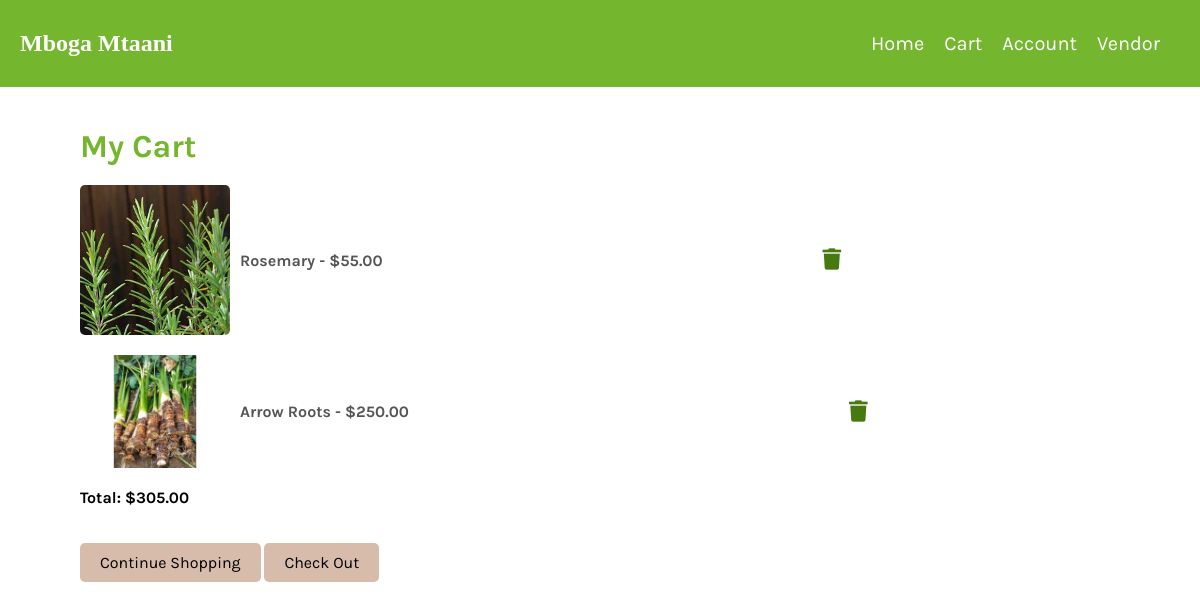
The page /Cart_Details/cart_contents/ on the database as committed earlier.
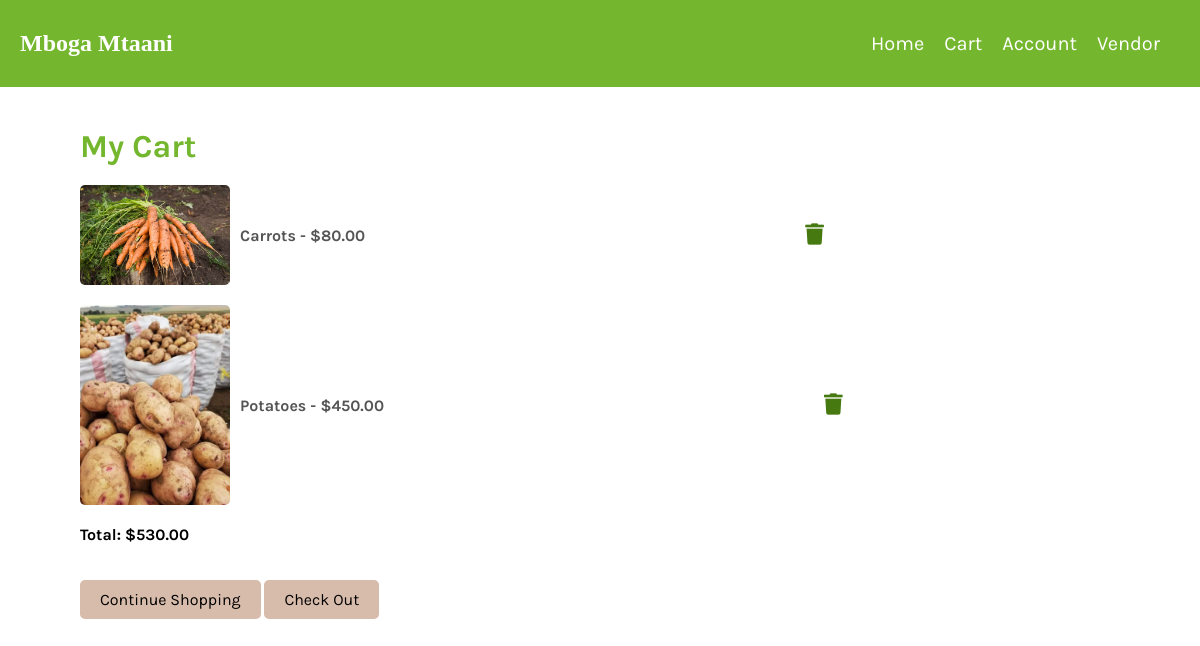
The same page on the database as committed later.
### inventory/models.py (models this page shows, shortened)
class Product(models.Model):
    vendor = models.ForeignKey(Vendor, on_delete=models.CASCADE)
    name = models.CharField(max_length=32)
    description = models.TextField()
    image = models.ImageField(upload_to= 'images/')
    price = models.DecimalField(max_digits = 6, decimal_places = 2)
    stock = models.PositiveIntegerField()
    date_created = models.DateTimeField(auto_now_add=True)
    date_updated = models.DateTimeField(auto_now=True)

### Cart_Details/views.py (the view)
# urls.py: path("cart_contents/", cart_contents, name="cart_contents_view"),
def cart_contents(request):
    user_cart, created = Cart.objects.get_or_create()
    cart_products = user_cart.products.all()
    total_price = sum(product.price for product in cart_products)
    context = {
        'cart_products': cart_products,
        'total_price': total_price,
    }
    return render(request, 'Cart_Details/cart_contents.html', context)

### templates/Cart_Details/cart_contents.html (shortened to what this page needs)
<!DOCTYPE html>
<html lang="en">
<head>
    <link rel="stylesheet" href="https://cdnjs.cloudflare.com/ajax/libs/font-awesome/5.15.3/css/all.min.css">
    {%load static%}
    <link rel="stylesheet" type="text/css" href="{% static 'css/cart_contents.css' %}">
</head>
<body>
    {% include 'navbar.html'%}
    <div class="cart-contents-container">
        <h1 class="cart-title">My Cart</h1>
        {% if cart_products %}
            <ul class="product-list">
                {% for product in cart_products %}
                    <li class="product-item">
                        <img class="product-image" src="{{ product.image.url }}" alt="Product Image">
                        <span class="product-info">{{ product.name }} - ${{ product.price }}</span>
                        <div class="delete">
                            <a href="{% url 'remove_from_cart_view' product.id %}">
                                <i class="fas fa-trash fa-lg" style="color: #46790f;"></i>
                            </a>
                        </div>
                    </li>
                {% endfor %}
            </ul>
            <p class="cart-total">Total: ${{ total_price }}</p>
        {% else %}
            <p class="empty-cart-message">Your cart is empty.</p>
        {% endif %}
        <a href="{% url 'products_list_view' %}" class="continue-shopping-button">Continue Shopping</a>
        <a href="{% url 'orders_list_view' 1 %}" class="checkout-button">Check Out</a>
    </div>
</body>
</html>

### templates/navbar.html (shortened to what this page needs)
<!DOCTYPE html>
<html lang="en">
<head>
    {% load static %}
    <link rel="stylesheet" href="{% static 'css/navbar.css' %}">
</head>
<body>
    <nav class="navbar">
        <div class="nav-logo">Mboga Mtaani</div>
        <ul class="nav-menu">
            <li><a href="{% url 'products_list_view' %}">Home</a></li>
            <li><a href="{% url 'cart_contents_view' %}">Cart</a></li>
            <li><a href="{% url 'customer_details_view' 2 %}">Account</a></li>
            <li><a href="{% url 'vendor_register_view' %}">Vendor</a></li>
        </ul>
    </nav>
</body>
</html>

### static/css/cart_contents.css (style rules this page uses)
* { font-family: 'Karla', sans-serif; }
.cart-contents-container { margin-left: 5%; padding: 20px; }
.cart-title { color: #74B72E; margin-bottom: 20px; }
.product-list { list-style: none; padding: 0; }
.product-item { display: flex; align-items: center; margin-bottom: 20px; }
.product-image { max-width: 150px; height: auto; margin-right: 10px; border-radius: 5px; object-fit: cover; }
.product-info { color: #555; font-weight: bold; }
.cart-total { font-weight: bold; color: black; margin-top: 20px; }
.continue-shopping-button, .checkout-button { display: inline-block; background-color: #D8BCAB; color: black; padding: 10px 20px; border: none; border-radius: 5px; margin-top: 20px; text-decoration: none; transition: background-color 0.3s ease; }
.delete { margin-left: 40%; color: #46790f; }

### static/css/navbar.css (style rules this page uses)
body, ul { margin: 0; padding: 0; font-family: 'Karla', sans-serif; }
.navbar { background-color: #74B72E; color: white; display: flex; justify-content: space-between; align-items: center; padding: 30px 20px; }
.nav-logo { font-size: 24px; font-weight: bold; font-family: cursive; }
.nav-menu { list-style: none; display: flex; font-size: 20px; }
.nav-menu li { margin-right: 20px; }
.nav-menu li a { text-decoration: none; color: white; transition: color 0.3s; }

Rows that differ between the two databases and show on the page:
removed Product: image (picture), name "Rosemary", price "55.00"
removed Product: image (picture), name "Arrow Roots", price "250.00"
added Product: image (picture), name "Carrots", price "80.00"
added Product: image (picture), name "Potatoes", price "450.00"
Other text that changed with them:
{{ total_price }}: "305.00" → "530.00"
